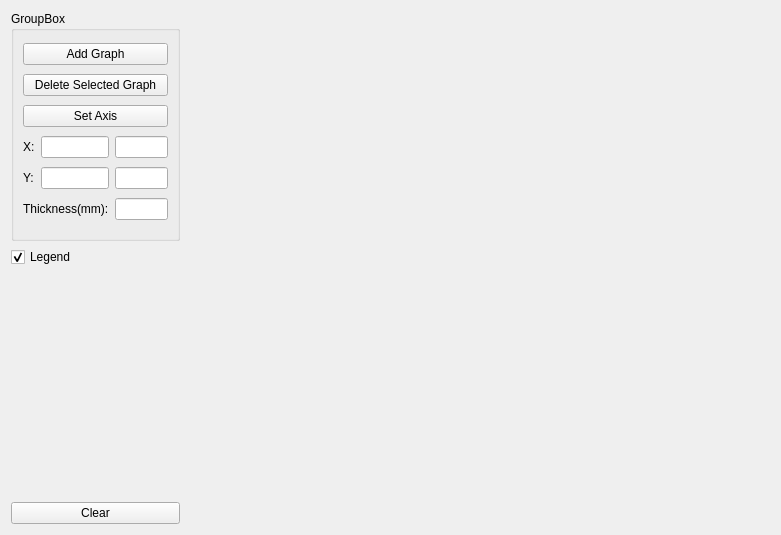
<?xml version="1.0" encoding="UTF-8"?>
<ui version="4.0">
 <class>TransmittancePlotForm</class>
 <widget class="QWidget" name="TransmittancePlotForm">
  <property name="geometry">
   <rect>
    <x>0</x>
    <y>0</y>
    <width>781</width>
    <height>535</height>
   </rect>
  </property>
  <property name="windowTitle">
   <string>Form</string>
  </property>
  <layout class="QGridLayout" name="gridLayout_2">
   <item row="0" column="1" rowspan="4">
    <widget class="QCustomPlot" name="widget" native="true">
     <property name="sizePolicy">
      <sizepolicy hsizetype="Expanding" vsizetype="Preferred">
       <horstretch>0</horstretch>
       <verstretch>0</verstretch>
      </sizepolicy>
     </property>
    </widget>
   </item>
   <item row="0" column="0">
    <widget class="QGroupBox" name="groupBox">
     <property name="sizePolicy">
      <sizepolicy hsizetype="Fixed" vsizetype="Preferred">
       <horstretch>0</horstretch>
       <verstretch>0</verstretch>
      </sizepolicy>
     </property>
     <property name="title">
      <string>GroupBox</string>
     </property>
     <layout class="QGridLayout" name="gridLayout">
      <item row="4" column="0">
       <widget class="QLabel" name="label_2">
        <property name="sizePolicy">
         <sizepolicy hsizetype="Fixed" vsizetype="Preferred">
          <horstretch>0</horstretch>
          <verstretch>0</verstretch>
         </sizepolicy>
        </property>
        <property name="text">
         <string>Y:</string>
        </property>
       </widget>
      </item>
      <item row="2" column="0" colspan="3">
       <widget class="QPushButton" name="pushButton_SetAxis">
        <property name="text">
         <string>Set Axis</string>
        </property>
       </widget>
      </item>
      <item row="4" column="1">
       <widget class="QLineEdit" name="lineEdit_Ymin">
        <property name="sizePolicy">
         <sizepolicy hsizetype="Ignored" vsizetype="Fixed">
          <horstretch>0</horstretch>
          <verstretch>0</verstretch>
         </sizepolicy>
        </property>
       </widget>
      </item>
      <item row="0" column="0" colspan="3">
       <widget class="QPushButton" name="pushButton_AddGraph">
        <property name="text">
         <string>Add Graph</string>
        </property>
       </widget>
      </item>
      <item row="3" column="0">
       <widget class="QLabel" name="label">
        <property name="sizePolicy">
         <sizepolicy hsizetype="Fixed" vsizetype="Preferred">
          <horstretch>0</horstretch>
          <verstretch>0</verstretch>
         </sizepolicy>
        </property>
        <property name="text">
         <string>X:</string>
        </property>
       </widget>
      </item>
      <item row="3" column="1">
       <widget class="QLineEdit" name="lineEdit_Xmin">
        <property name="sizePolicy">
         <sizepolicy hsizetype="Ignored" vsizetype="Fixed">
          <horstretch>0</horstretch>
          <verstretch>0</verstretch>
         </sizepolicy>
        </property>
       </widget>
      </item>
      <item row="4" column="2">
       <widget class="QLineEdit" name="lineEdit_Ymax">
        <property name="sizePolicy">
         <sizepolicy hsizetype="Ignored" vsizetype="Fixed">
          <horstretch>0</horstretch>
          <verstretch>0</verstretch>
         </sizepolicy>
        </property>
       </widget>
      </item>
      <item row="3" column="2">
       <widget class="QLineEdit" name="lineEdit_Xmax">
        <property name="sizePolicy">
         <sizepolicy hsizetype="Ignored" vsizetype="Fixed">
          <horstretch>0</horstretch>
          <verstretch>0</verstretch>
         </sizepolicy>
        </property>
       </widget>
      </item>
      <item row="1" column="0" colspan="3">
       <widget class="QPushButton" name="pushButton_DeleteGraph">
        <property name="text">
         <string>Delete Selected Graph</string>
        </property>
       </widget>
      </item>
      <item row="5" column="2">
       <widget class="QLineEdit" name="lineEdit_Thickness">
        <property name="sizePolicy">
         <sizepolicy hsizetype="Ignored" vsizetype="Fixed">
          <horstretch>0</horstretch>
          <verstretch>0</verstretch>
         </sizepolicy>
        </property>
       </widget>
      </item>
      <item row="5" column="0" colspan="2">
       <widget class="QLabel" name="label_3">
        <property name="text">
         <string>Thickness(mm):</string>
        </property>
       </widget>
      </item>
     </layout>
    </widget>
   </item>
   <item row="2" column="0">
    <spacer name="verticalSpacer">
     <property name="orientation">
      <enum>Qt::Vertical</enum>
     </property>
     <property name="sizeType">
      <enum>QSizePolicy::Preferred</enum>
     </property>
     <property name="sizeHint" stdset="0">
      <size>
       <width>20</width>
       <height>40</height>
      </size>
     </property>
    </spacer>
   </item>
   <item row="3" column="0">
    <widget class="QPushButton" name="pushButton_Clear">
     <property name="text">
      <string>Clear</string>
     </property>
    </widget>
   </item>
   <item row="1" column="0">
    <widget class="QCheckBox" name="checkBox_Legend">
     <property name="text">
      <string>Legend</string>
     </property>
     <property name="checked">
      <bool>true</bool>
     </property>
    </widget>
   </item>
  </layout>
 </widget>
 <customwidgets>
  <customwidget>
   <class>QCustomPlot</class>
   <extends>QWidget</extends>
   <header>qcustomplot.h</header>
   <container>1</container>
  </customwidget>
 </customwidgets>
 <resources/>
 <connections/>
</ui>
